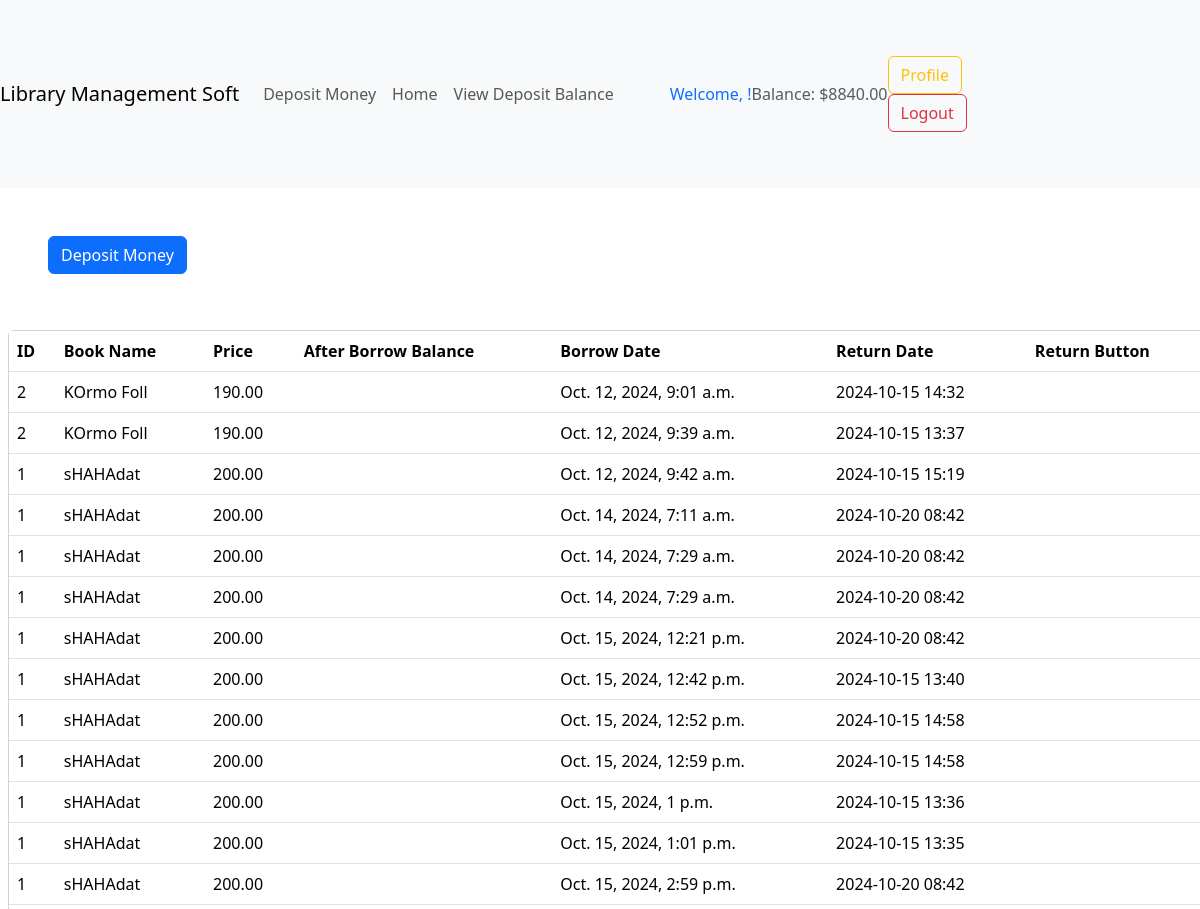
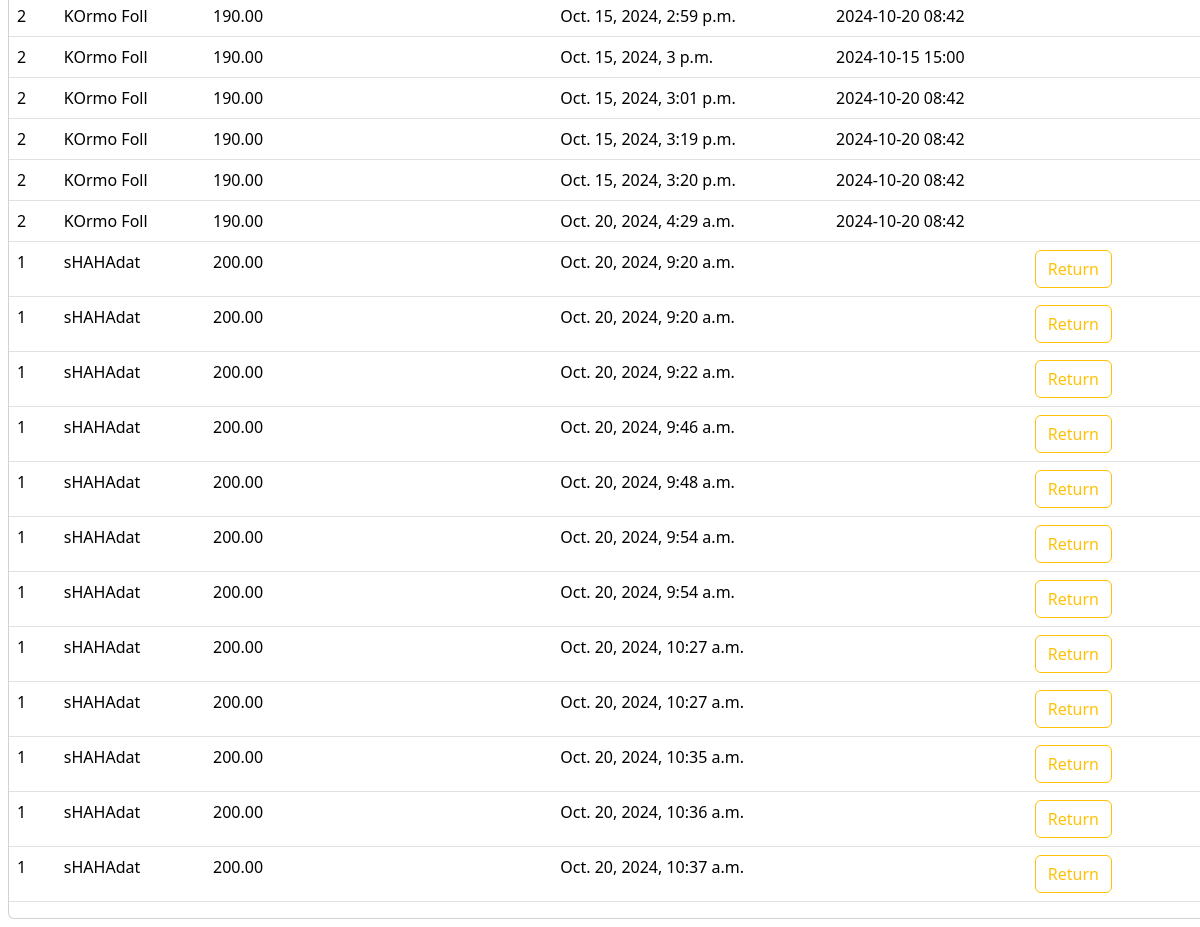
The app's page /user/profile/ (signed in) with its own data (2 pictures, top to bottom).
### user/models.py (models this page shows)
class Account(models.Model):
    user = models.OneToOneField(User,related_name='account', on_delete=models.CASCADE)
    balance = models.DecimalField(decimal_places=2, max_digits=12, default=0)

### books/models.py (models this page shows, shortened)
class Borrow(models.Model):
    user = models.ForeignKey(User, on_delete=models.CASCADE)
    book = models.ForeignKey(Book, on_delete=models.CASCADE)
    borrrow_date = models.DateTimeField(auto_now_add=True)
    return_date = models.DateTimeField(null=True, blank=True)

class Book(models.Model):
    title = models.CharField(max_length=50)
    description = models.TextField()
    category = models.ManyToManyField(Category, related_name='books')
    borrowing_price = models.DecimalField(max_digits=6, decimal_places=2)
    user = models.ForeignKey(User, on_delete=models.CASCADE)
    image = models.ImageField(upload_to='books/media/uploads/', blank =True, null = True)

### user/views.py (the view)
# urls.py: path('profile/',Profile.as_view(),name='profile'),
class Profile(LoginRequiredMixin, TemplateView):
    template_name = 'user/profile.html'
    def get_context_data(self, **kwargs):
        context = super().get_context_data(**kwargs)
        context['current_balance'] = self.request.user.account.balance
        context['transactions'] = Transaction.objects.filter(account=self.request.user.account)
        context['purchases'] = Borrow.objects.filter(user=self.request.user)
        return context

### user/templates/user/profile.html
{% extends "base.html" %}
{% block content %}
{% if request.user.is_authenticated %}
<div class="p-5">
    <a href="{% url 'deposite_money' %}" class="btn btn-primary" role="button">Deposit Money</a>
</div>
{% endif %}
<div class="d-flex card m-2 justify-content-center w-100 align-items-center">
    <table class="table">
        <thead>
            <tr>
                <th scope="col">ID</th>
                <th scope="col">Book Name</th>
                <th scope="col">Price</th>
                <th scope="col">After Borrow Balance</th>
                <th scope="col">Borrow Date</th>
                <th scope="col">Return Date</th>
                <th scope="col">Return Button</th>
            </tr>
        </thead>
        <tbody>
            {% for borrow in purchases %}
            <tr>
                <td>{{ borrow.book.id }}</td>
                <td>{{ borrow.book.title }}</td>
                <td>{{ borrow.book.borrowing_price }}</td>
                <td>{{ borrow.balance_after_transaction }}</td>
                <td>{{ borrow.borrrow_date }}</td>
                <td>{{ borrow.return_date|date:"Y-m-d H:i" }}</td>
                <td>
                    {% if not borrow.return_date %}
                    <a class="btn btn-outline-warning" href="{% url 'return_books' borrow.id %}">Return</a>
                    {% endif %}
                </td>
            </tr>
            {% endfor %}
        </tbody>
    </table>
</div>
{% endblock %}

### user/templates/base.html (shortened to what this page needs)
<!DOCTYPE html>
<html lang="en">
<head>
    <link href="https://cdn.jsdelivr.net/npm/bootstrap@5.3.3/dist/css/bootstrap.min.css" rel="stylesheet"
>
</head>
<body>
    <nav class="navbar navbar-expand-lg navbar-light bg-light">
        <a class="navbar-brand" href="/">Library Management Soft</a>
        <div class="collapse navbar-collapse" id="navbarNav">
            <ul class="navbar-nav mr-auto">
                {% if request.user.is_authenticated %}
                <li class="nav-item">
                    <a class="nav-link" href="{% url 'deposite_money' %}">Deposit Money</a>
                </li>
                <li class="nav-item">
                    <a class="nav-link" href="/">Home</a>
                </li>
                <li class="nav-item">
                    <a class="nav-link" href="#">View Deposit Balance</a>
                </li>
                {% endif %}
            </ul>
            <ul class="navbar-nav m-xl-5">
                {% if request.user.is_authenticated %}
                <li class="nav-item d-flex align-items-center">
                    <span class="font-weight-bold text-primary mr-3">Welcome, {{ request.user.first_name }}!</span>
                    <span class="text-muted mr-3">Balance: ${{ request.user.account.balance }}</span>
                </li>
                <li class="nav-item">
                 <a class="btn btn-outline-warning" href="{% url 'profile' %}">Profile</a>
                    <form class="form-inline" action="{% url 'logout' %}" method="post">
                        <button type="submit" class="btn btn-outline-danger my-2 my-sm-0">Logout</button>
                    </form>
                </li>
                {% endif %}
            </ul>
        </div>
    </nav>
    {% block content %}
    {% endblock %}
</body>
</html>

### records on screen
Borrow: book.id "2", book "KOrmo Foll", book.borrowing_price "190.00", borrrow_date "Oct. 12, 2024, 9:01 a.m.", return_date "2024-10-15 14:32"
Borrow: book.id "2", book "KOrmo Foll", book.borrowing_price "190.00", borrrow_date "Oct. 12, 2024, 9:39 a.m.", return_date "2024-10-15 13:37"
Borrow: book.id "1", book "sHAHAdat", book.borrowing_price "200.00", borrrow_date "Oct. 12, 2024, 9:42 a.m.", return_date "2024-10-15 15:19"
Borrow: book.id "1", book "sHAHAdat", book.borrowing_price "200.00", borrrow_date "Oct. 14, 2024, 7:11 a.m.", return_date "2024-10-20 08:42"
Borrow: book.id "1", book "sHAHAdat", book.borrowing_price "200.00", borrrow_date "Oct. 14, 2024, 7:29 a.m.", return_date "2024-10-20 08:42"
Borrow: book.id "1", book "sHAHAdat", book.borrowing_price "200.00", borrrow_date "Oct. 14, 2024, 7:29 a.m.", return_date "2024-10-20 08:42"
Borrow: book.id "1", book "sHAHAdat", book.borrowing_price "200.00", borrrow_date "Oct. 15, 2024, 12:21 p.m.", return_date "2024-10-20 08:42"
Borrow: book.id "1", book "sHAHAdat", book.borrowing_price "200.00", borrrow_date "Oct. 15, 2024, 12:42 p.m.", return_date "2024-10-15 13:40"
Borrow: book.id "1", book "sHAHAdat", book.borrowing_price "200.00", borrrow_date "Oct. 15, 2024, 12:52 p.m.", return_date "2024-10-15 14:58"
Borrow: book.id "1", book "sHAHAdat", book.borrowing_price "200.00", borrrow_date "Oct. 15, 2024, 12:59 p.m.", return_date "2024-10-15 14:58"
Borrow: book.id "1", book "sHAHAdat", book.borrowing_price "200.00", borrrow_date "Oct. 15, 2024, 1 p.m.", return_date "2024-10-15 13:36"
Borrow: book.id "1", book "sHAHAdat", book.borrowing_price "200.00", borrrow_date "Oct. 15, 2024, 1:01 p.m.", return_date "2024-10-15 13:35"
Borrow: book.id "1", book "sHAHAdat", book.borrowing_price "200.00", borrrow_date "Oct. 15, 2024, 2:59 p.m.", return_date "2024-10-20 08:42"
Borrow: book.id "2", book "KOrmo Foll", book.borrowing_price "190.00", borrrow_date "Oct. 15, 2024, 2:59 p.m.", return_date "2024-10-20 08:42"
Borrow: book.id "2", book "KOrmo Foll", book.borrowing_price "190.00", borrrow_date "Oct. 15, 2024, 3 p.m.", return_date "2024-10-15 15:00"
Borrow: book.id "2", book "KOrmo Foll", book.borrowing_price "190.00", borrrow_date "Oct. 15, 2024, 3:01 p.m.", return_date "2024-10-20 08:42"
Borrow: book.id "2", book "KOrmo Foll", book.borrowing_price "190.00", borrrow_date "Oct. 15, 2024, 3:19 p.m.", return_date "2024-10-20 08:42"
Borrow: book.id "2", book "KOrmo Foll", book.borrowing_price "190.00", borrrow_date "Oct. 15, 2024, 3:20 p.m.", return_date "2024-10-20 08:42"
Borrow: book.id "2", book "KOrmo Foll", book.borrowing_price "190.00", borrrow_date "Oct. 20, 2024, 4:29 a.m.", return_date "2024-10-20 08:42"
Borrow: book.id "1", book "sHAHAdat", book.borrowing_price "200.00", borrrow_date "Oct. 20, 2024, 9:20 a.m.", shows "Return"
Borrow: book.id "1", book "sHAHAdat", book.borrowing_price "200.00", borrrow_date "Oct. 20, 2024, 9:20 a.m.", shows "Return"
Borrow: book.id "1", book "sHAHAdat", book.borrowing_price "200.00", borrrow_date "Oct. 20, 2024, 9:22 a.m.", shows "Return"
Borrow: book.id "1", book "sHAHAdat", book.borrowing_price "200.00", borrrow_date "Oct. 20, 2024, 9:46 a.m.", shows "Return"
Borrow: book.id "1", book "sHAHAdat", book.borrowing_price "200.00", borrrow_date "Oct. 20, 2024, 9:48 a.m.", shows "Return"
Borrow: book.id "1", book "sHAHAdat", book.borrowing_price "200.00", borrrow_date "Oct. 20, 2024, 9:54 a.m.", shows "Return"
Borrow: book.id "1", book "sHAHAdat", book.borrowing_price "200.00", borrrow_date "Oct. 20, 2024, 9:54 a.m.", shows "Return"
Borrow: book.id "1", book "sHAHAdat", book.borrowing_price "200.00", borrrow_date "Oct. 20, 2024, 10:27 a.m.", shows "Return"
Borrow: book.id "1", book "sHAHAdat", book.borrowing_price "200.00", borrrow_date "Oct. 20, 2024, 10:27 a.m.", shows "Return"
Borrow: book.id "1", book "sHAHAdat", book.borrowing_price "200.00", borrrow_date "Oct. 20, 2024, 10:35 a.m.", shows "Return"
Borrow: book.id "1", book "sHAHAdat", book.borrowing_price "200.00", borrrow_date "Oct. 20, 2024, 10:36 a.m.", shows "Return"
Borrow: book.id "1", book "sHAHAdat", book.borrowing_price "200.00", borrrow_date "Oct. 20, 2024, 10:37 a.m.", shows "Return"

### other values on screen
{{ request.user.account.balance }} "8840.00"
